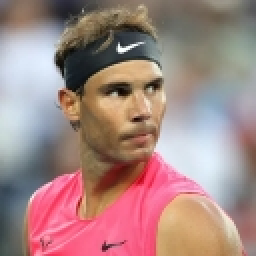
#> input picture nadal.jpg, 128 x 128 px (shown 2 times larger)
$ jupyter execute tema1-imc.ipynb
#> lines starting #> are read from the running program, lines starting #| are printed output that depends on the picture
[cell 1]
import numpy as np
import time
import cv2

image = cv2.imread("nadal.jpg", cv2.IMREAD_GRAYSCALE)
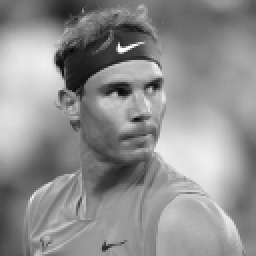
#> image: shape (128, 128) (shown 2 times larger); min 7, max 254, mean 142.9
image = cv2.resize(image, (128, 128))

def dft2d(image):
    M, N = image.shape
#> M = 128; N = 128
    dft_result = np.zeros((M, N), dtype=complex)
    for u in range(M):
        for v in range(N):
            sum_value = 0
            for x in range(M):
                for y in range(N):
                    exponent = -2j * np.pi * ((u * x / M) + (v * y / N))
                    sum_value += image[x, y] * np.exp(exponent)
            dft_result[u, v] = sum_value
    return dft_result
